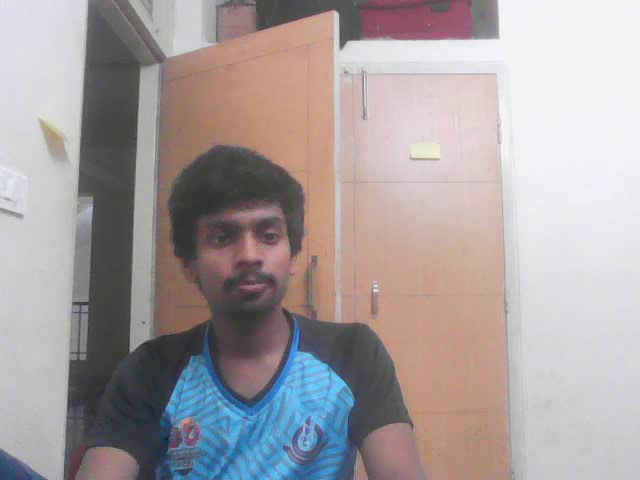
#> input picture frame 24 of my_first_vdo.avi, 640 x 480 px, given in place of vtest.avi, which was not available
$ python basic_motion_detection_opencv.py
#> lines starting #> are read from the running program, lines starting #| are printed output that depends on the picture; after the words box and inside, x2 and y2 are one past the last pixel; in counts of white or black regions, pixels touching at a corner belong together; pictures that were not available may be replaced by others from this repository, and a replacement may not be noted
import cv2
import numpy as np

cap = cv2.VideoCapture('vtest.avi')

ret, frame1 = cap.read()
#> frame1 is the input picture: shape (480, 640, 3); mean B, G, R 159.5, 159.3, 166.8
ret, frame2 = cap.read()

while cap.isOpened():
    diff = cv2.absdiff(frame1, frame2)
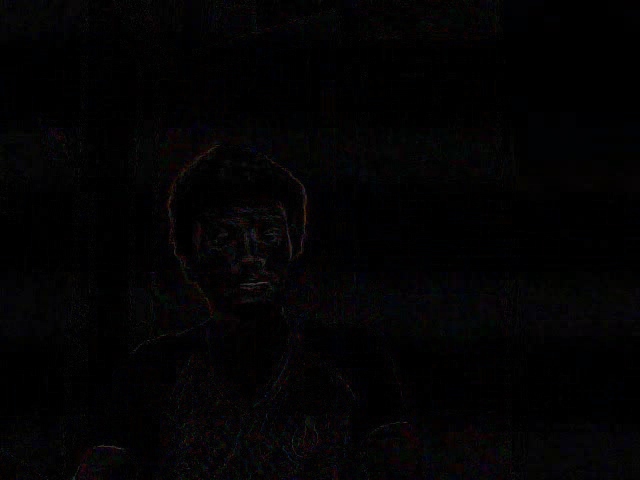
#> diff: shape (480, 640, 3); mean B, G, R 3.2, 2.7, 3.1
    gray = cv2.cvtColor(diff, cv2.COLOR_BGR2GRAY)
    blur = cv2.GaussianBlur(gray, (5,5), 0)
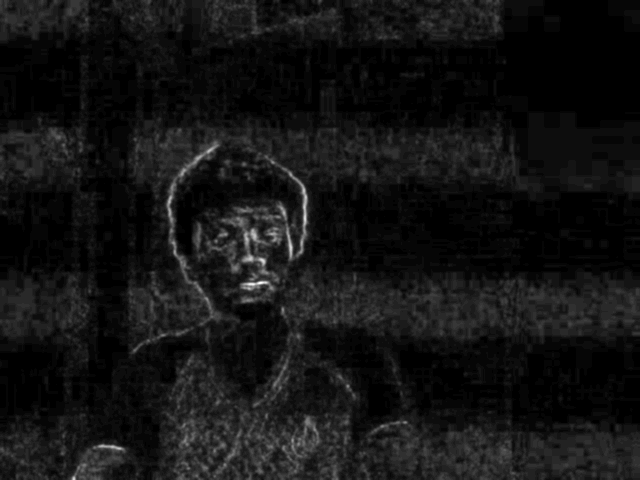
#> blur: shape (480, 640); min 0, max 37, mean 2.9; drawn with min black and max white
    _, thresh = cv2.threshold(blur, 20, 255, cv2.THRESH_BINARY)
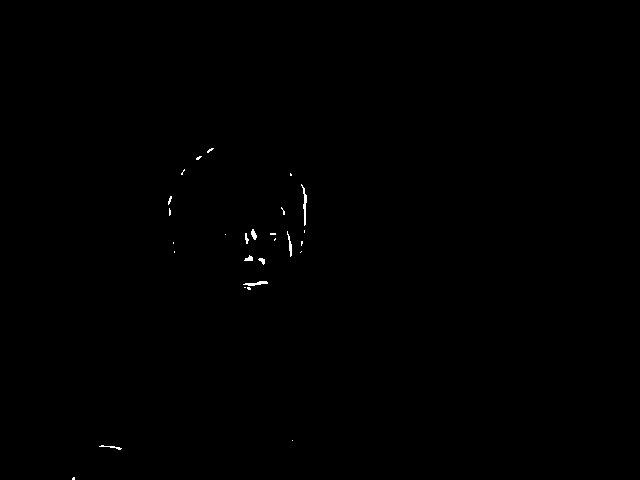
#> thresh: shape (480, 640); 0.17% white in thin lines or dots, all inside (x1, y1, x2, y2) = (72, 148, 307, 480)
    dilated = cv2.dilate(thresh, None, iterations=3)
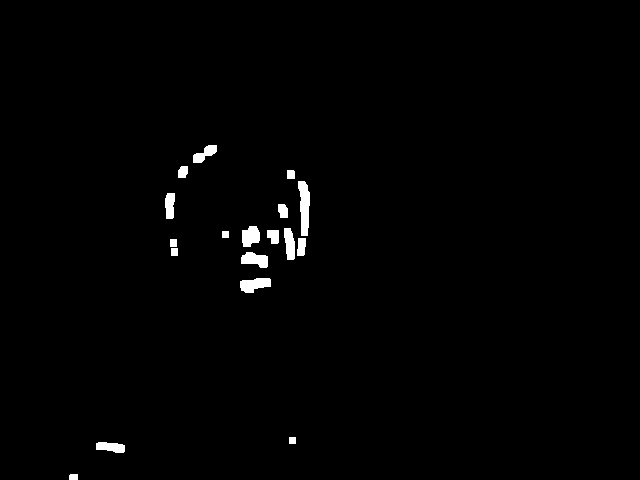
#> dilated: shape (480, 640); 1% white; 18 white regions
    contours, _ = cv2.findContours(dilated, cv2.RETR_TREE, cv2.CHAIN_APPROX_NONE)
#> contours = 18 contours; largest, box (x1, y1, x2, y2) and area: (298, 181, 310, 236) 412, (240, 278, 271, 293) 292, (242, 226, 260, 247) 266, (241, 252, 268, 268) 264, (284, 228, 295, 260) 237

    # cv2.drawContours(frame1, contours, -1, (0, 255, 0), 2)

    for contour in contours:
        (x,y,w,h) = cv2.boundingRect(contour)

        if cv2.contourArea(contour) < 700:
            continue
        cv2.rectangle(frame1, (x, y), ((x+w), (y+h)), (0,255,0), 2)
#> this loop made 18 passes
#> (x, y, w, h) on passes 1 to 12: (69, 474, 9, 6), (96, 442, 29, 11), (289, 437, 7, 7), (240, 278, 31, 15), (241, 252, 27, 16), (171, 248, 7, 8), (170, 239, 7, 8), (297, 238, 9, 18), (222, 231, 7, 7), (267, 230, 12, 14), (284, 228, 11, 32), (242, 226, 18, 21)

    cv2.imshow('feed', frame1)
    frame1 = frame2
    ret, frame2 = cap.read()
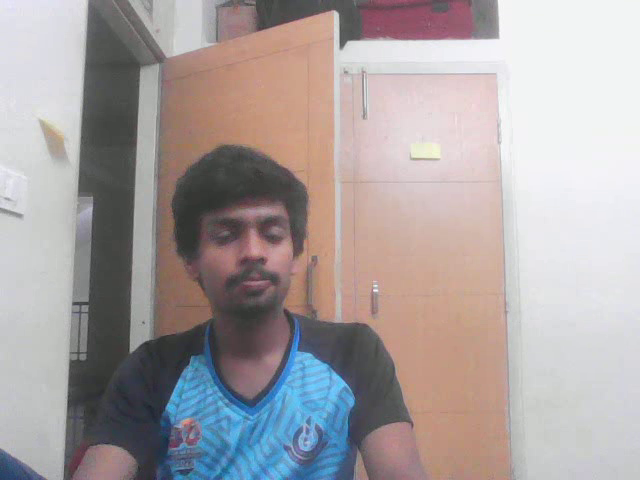
#> input picture frame 26 of my_first_vdo.avi, 640 x 480 px, given in place of vtest.avi, which was not available
#> frame2 is the input picture: shape (480, 640, 3); mean B, G, R 161.6, 161.1, 168.6

    if cv2.waitKey(40) == ord('q'):
#> (key q is pressed here)
        break

cv2.destroyAllWindows()

$ run again, starting later in the video
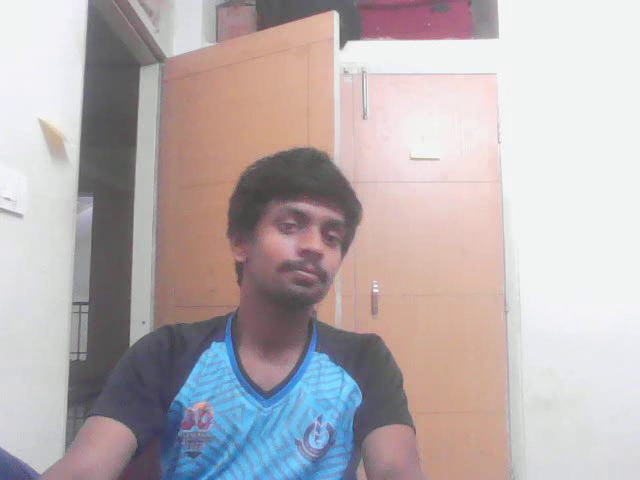
#> input picture frame 111 of my_first_vdo.avi, 640 x 480 px, given in place of vtest.avi, which was not available
#> frame1 is the input picture: shape (480, 640, 3); mean B, G, R 177.2, 175.3, 184.2
#> `_, thresh = cv2.threshold(blur, 20, 255, cv2.THRESH_BINARY)`:
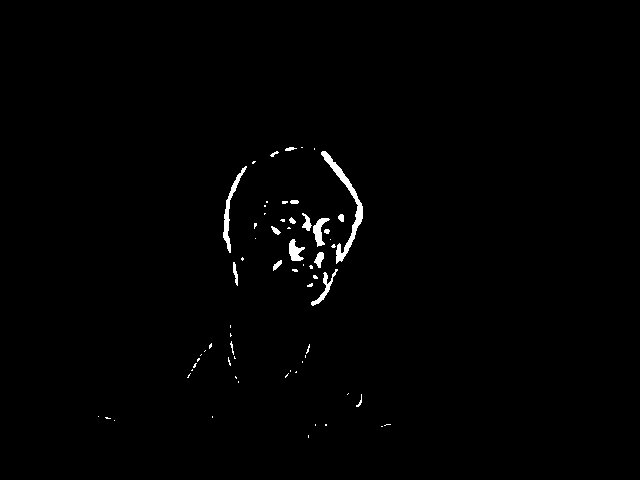
#> thresh: shape (480, 640); 0.87% white; 66 white regions (48 under 20 px), largest, box (x1, y1, x2, y2) and area: (321, 151, 363, 264) 775, (223, 166, 247, 253) 383, (313, 218, 330, 247) 221
#> dilated: shape (480, 640); 3.3% white; 23 white regions
#> contours = 29 contours, 5 with area under 20; largest, box (x1, y1, x2, y2) and area: (268, 145, 366, 309) 5104, (220, 158, 259, 256) 1078, (184, 340, 215, 381) 380, (225, 322, 239, 369) 370, (230, 254, 247, 289) 316
#> the loop `for contour in contours:` made 29 passes
#> (x, y, w, h) on passes 1 to 8: (305, 432, 7, 9), (378, 421, 16, 9), (322, 421, 8, 8), (312, 421, 7, 8), (209, 413, 7, 8), (95, 413, 23, 11), (353, 391, 12, 19), (344, 390, 8, 8)
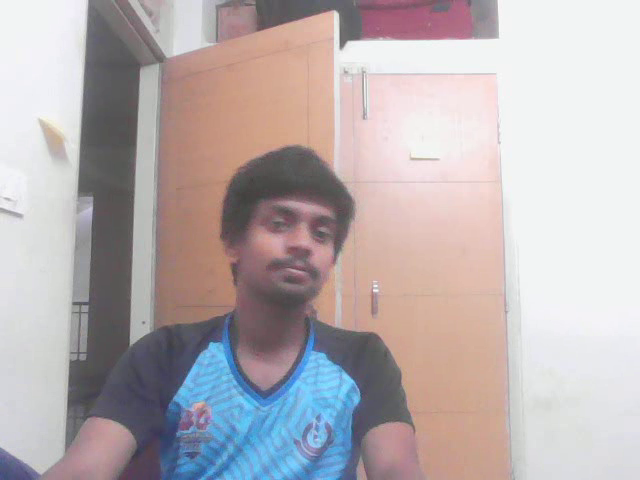
#> input picture frame 113 of my_first_vdo.avi, 640 x 480 px, given in place of vtest.avi, which was not available
#> frame2 is the input picture: shape (480, 640, 3); mean B, G, R 177.4, 175.5, 184.3
